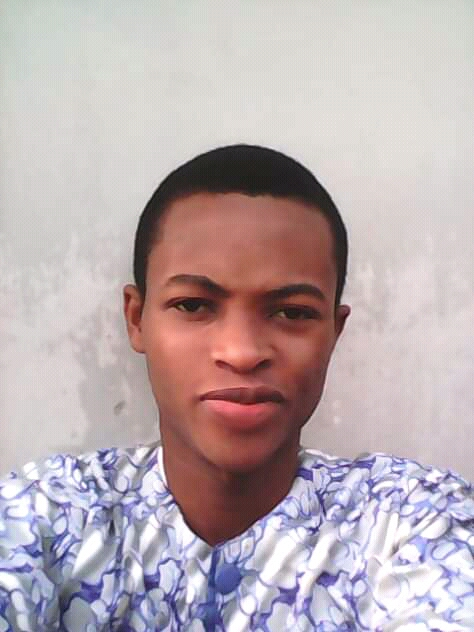
#> input picture ML/opencv/Face Recognition/Face Recognition/data/images/s0/FB_IMG_15727129809378706.jpg, 474 x 632 px; its folder holds only this picture in this run
$ python Face_Recognition.py
#> lines starting #> are read from the running program, lines starting #| are printed output that depends on the picture
import cv2
import numpy as np
import os

def detect_face(img):
    gray = cv2.cvtColor(img, cv2.COLOR_BGR2GRAY)
    face_cascade = cv2.CascadeClassifier('data/xml/haarcascade_frontalface_default.xml')
    faces = face_cascade.detectMultiScale(gray, scaleFactor=1.2, minNeighbors=5)

    if(len(faces) == 0):
        return None, None

    (x, y, w, h) = faces[0]
    return gray[y:y+w, x:x+h], faces[0]

def detect_faces(img):
    gray = cv2.cvtColor(img, cv2.COLOR_BGR2GRAY)
    face_cascade = cv2.CascadeClassifier('data/xml/haarcascade_frontalface_default.xml')
    faces = face_cascade.detectMultiScale(gray, scaleFactor=1.2, minNeighbors=5)

    if(len(faces) == 0):
        return None, None

    return faces

def prepare_training_data(data_folder_path):
#> called with data_folder_path = 'data/images'
    dirs = os.listdir(data_folder_path)
    faces = []
    labels = []

    for dir_name in dirs:

        if not dir_name.startswith("s"):
            continue

        label = int(dir_name.replace("s", ""))
        subject_dir_path = data_folder_path + "/" + dir_name
        subject_images_names = os.listdir(subject_dir_path)

        for image_name in subject_images_names:
            image_path = subject_dir_path + "/" + image_name
            image = cv2.imread(image_path)
#> image is the input picture: shape (632, 474, 3); mean B, G, R 177, 173.2, 187.6
            face, rect = detect_face(image)
#> in detect_face, `gray = cv2.cvtColor(img, cv2.COLOR_BGR2GRAY)`:
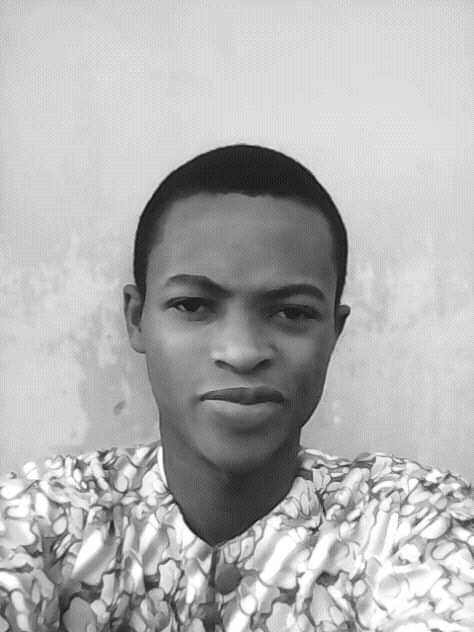
#> gray: shape (632, 474); min 13, max 255, mean 177.9
#> in detect_face, `faces = face_cascade.detectMultiScale(gray, scaleFactor=1.2, minNeighb..`: faces = [[114, 210, 254, 254]]
#> in detect_face, `(x, y, w, h) = faces[0]`: x = 114; y = 210; w = 254
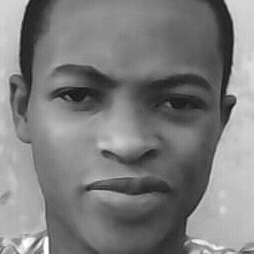
#> face: shape (254, 254); min 13, max 254, mean 125.1
#> rect = [114, 210, 254, 254]

            if face is not None:
                faces.append(face)
                labels.append(label)
#> pass 2 of the loop in prepare_training_data, `for dir_name in dirs:`:
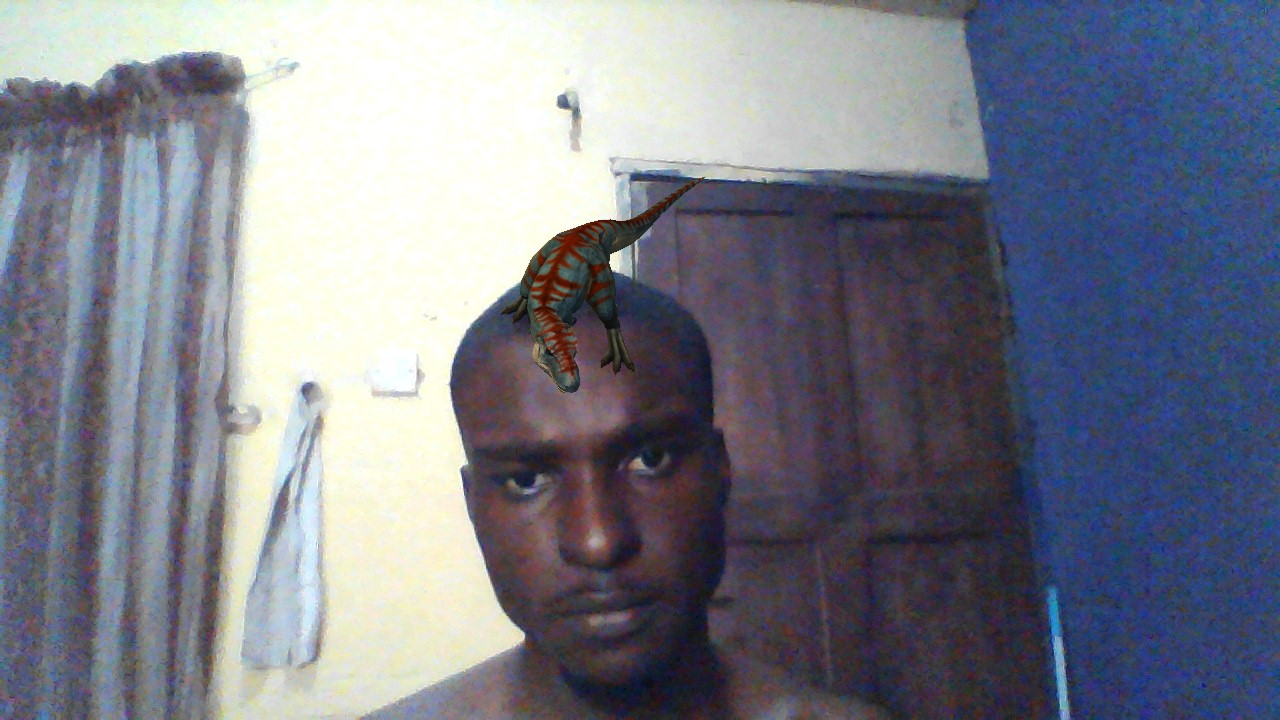
#> input picture ML/opencv/Face Recognition/Face Recognition/data/images/s1/MRV_20190711_11_18_07.jpg, 1280 x 720 px
#> in prepare_training_data, image is the input picture: shape (720, 1280, 3); mean B, G, R 137.3, 125.5, 122.7
#> in detect_face (call 2), `gray = cv2.cvtColor(img, cv2.COLOR_BGR2GRAY)`:
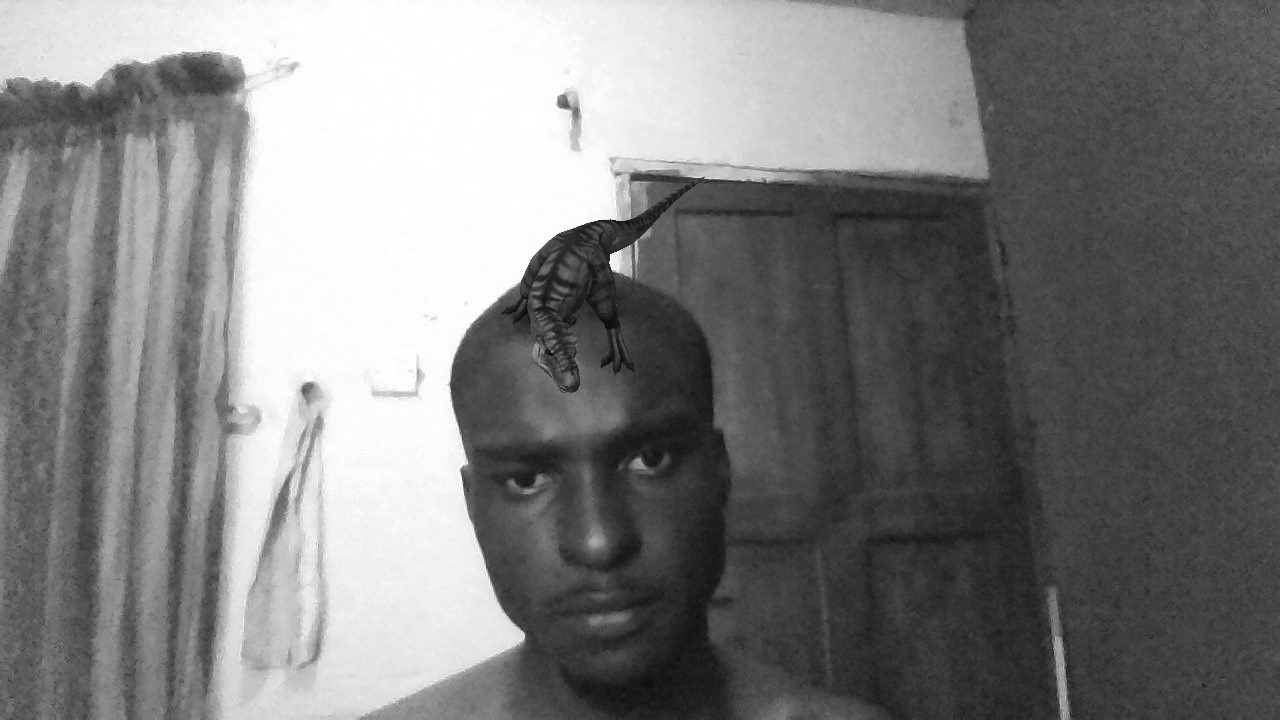
#> gray: shape (720, 1280); min 6, max 255, mean 126
#> in detect_face (call 2), `faces = face_cascade.detectMultiScale(gray, scaleFactor=1.2, minNeighb..`: faces = [[447, 353, 291, 291]]
#> in detect_face (call 2), `(x, y, w, h) = faces[0]`: x = 447; y = 353; w = 291
#> in prepare_training_data, `face, rect = detect_face(image)`:
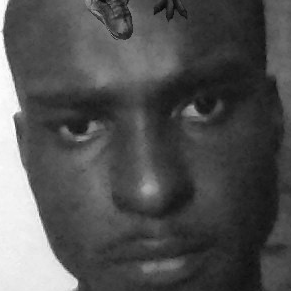
#> face: shape (291, 291); min 6, max 255, mean 81
#> in prepare_training_data, `face, rect = detect_face(image)`: rect = [447, 353, 291, 291]

    cv2.waitKey(0)
    cv2.destroyAllWindows()
    return faces, labels

data_folder_path = "data/images"
faces, labels = prepare_training_data(data_folder_path)
#> faces = 2 items; labels = [0, 1]
face_recognizer = cv2.face.LBPHFaceRecognizer_create()
face_recognizer.train(faces, np.array(labels))

subjects = ["PHILIP", "VALENTINE", "GREAT", "CHIDINMA"]
img = cv2.imread("data/images/test/test2.jpg")
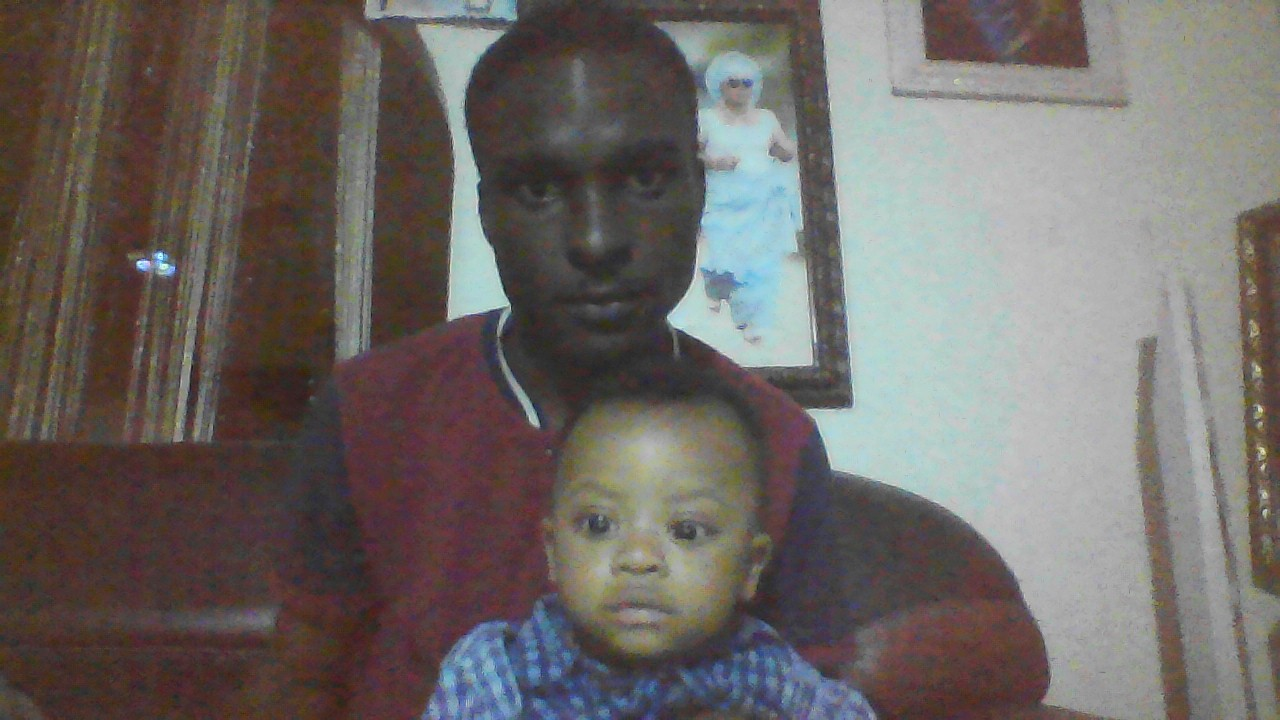
#> input picture ML/opencv/Face Recognition/Face Recognition/data/images/test/test2.jpg, 1280 x 720 px
#> img is the input picture: shape (720, 1280, 3); mean B, G, R 101.3, 104.6, 110.5
img = cv2.resize(img, (960, 540))
#> img: shape (540, 960, 3)
gray = cv2.cvtColor(img, cv2.COLOR_BGR2GRAY)
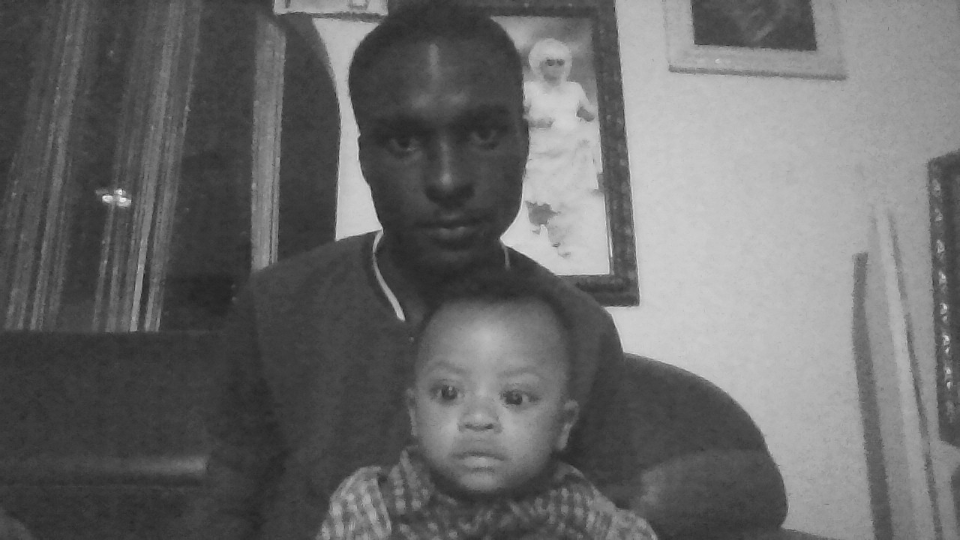
#> gray: shape (540, 960); min 29, max 241, mean 105.9
faces = detect_faces(img)
#> in detect_faces, `faces = face_cascade.detectMultiScale(gray, scaleFactor=1.2, minNeighb..`: faces = [[353, 62, 182, 182], [393, 323, 178, 178]]
#> faces = [[353, 62, 182, 182], [393, 323, 178, 178]]

for face in faces:
    (x, y, w, h) = face
    face, rect = gray[y:y+w, x:x+h], face
    label = face_recognizer.predict(face)[0]
    label_text = subjects[label]
    (x, y, w, h) = rect
    cv2.rectangle(img, (x, y), (x+w, y+h), (0, 255, 0), 2)
    cv2.putText(img, label_text, (rect[0], rect[1]-5), cv2.FONT_HERSHEY_PLAIN, 1.5, (0, 255, 0), 2)
#> this loop made 2 passes
#> (label, label_text) on passes 1 to 2: (1, 'VALENTINE'), (1, 'VALENTINE')
#> pass 1, `face, rect = gray[y:y+w, x:x+h], face`:
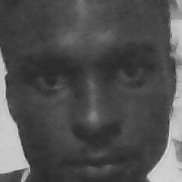
#> face: shape (182, 182); min 35, max 219, mean 80
#> pass 2, `face, rect = gray[y:y+w, x:x+h], face`:
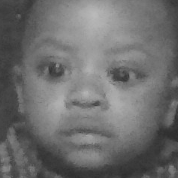
#> face: shape (178, 178); min 44, max 186, mean 109.8
#> after the loop:
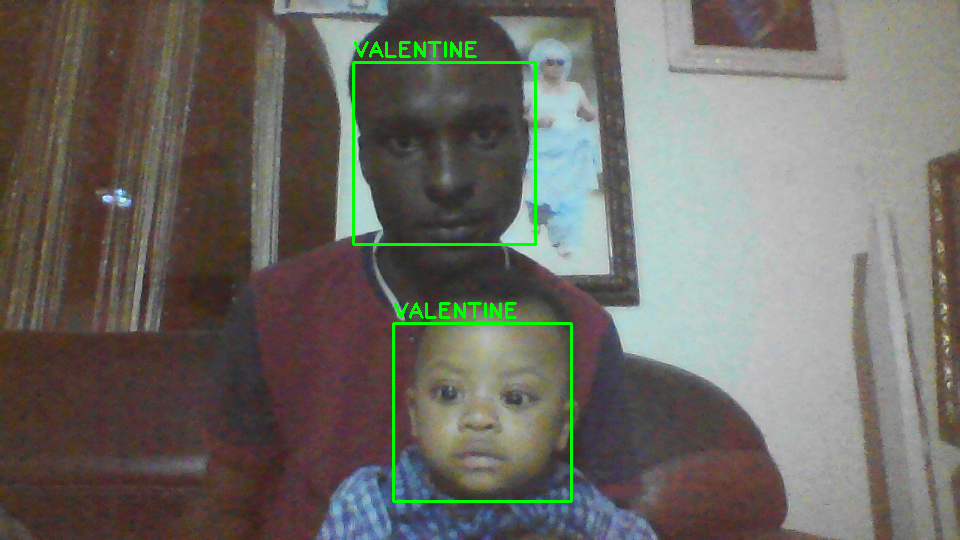
#> img: shape (540, 960, 3); mean B, G, R 100.1, 106.3, 109.3

cv2.imshow('img',img)
cv2.waitKey(0)
cv2.destroyAllWindows()
